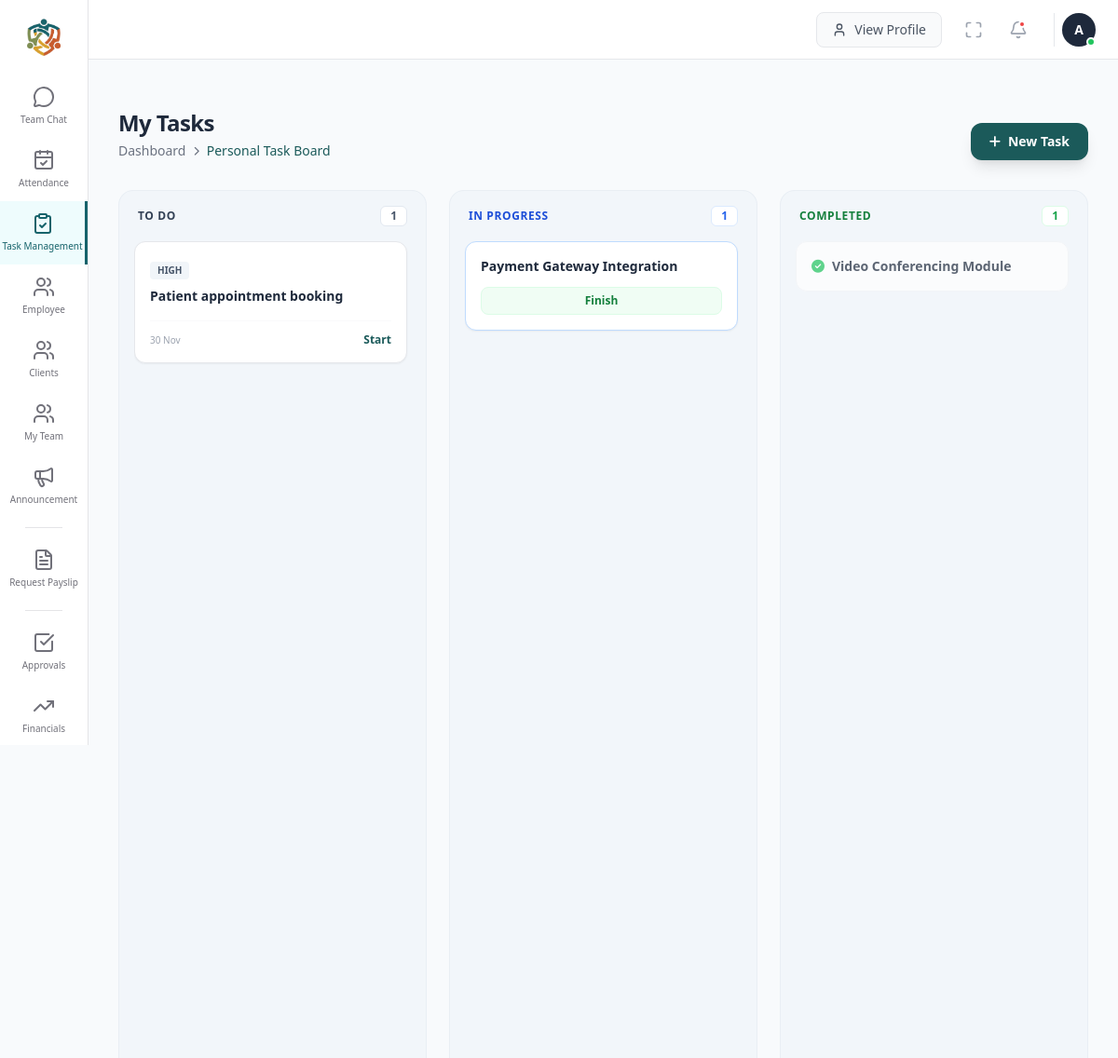
Screenshot of /self_task.php (signed in) with the database file from the repository.
### tables this page shows
CREATE TABLE `personal_taskboard` (
  `id` int(11) NOT NULL,
  `user_id` int(11) NOT NULL,
  `title` varchar(255) NOT NULL,
  `priority` enum('Low','Medium','High') DEFAULT 'Medium',
  `due_date` date NOT NULL,
  `description` text DEFAULT NULL,
  `status` enum('todo','inprogress','completed') DEFAULT 'todo',
  `created_at` timestamp NULL DEFAULT current_timestamp()
);

### self_task.php (the view, shortened to what this page needs)
<?php
if (!isset($_SESSION['user_id'])) {
    $current_user_id = isset($_SESSION['id']) ? $_SESSION['id'] : null;
    if(!$current_user_id) {
        header("Location: index.php");
        exit();
    }
} else {
    $current_user_id = $_SESSION['user_id'];
}
$tasks_result = $conn->query("SELECT * FROM personal_taskboard WHERE user_id = $current_user_id ORDER BY created_at DESC");
$tasks = ['todo' => [], 'inprogress' => [], 'completed' => []];
if($tasks_result) {
    while($row = $tasks_result->fetch_assoc()) {
        $tasks[$row['status']][] = $row;
    }
}
?>
<!DOCTYPE html>
<html lang="en">
<head>
    <script src="https://cdn.tailwindcss.com"></script>
    <link rel="stylesheet" href="https://cdnjs.cloudflare.com/ajax/libs/font-awesome/6.4.0/css/all.min.css">
</head>
<body class="bg-slate-50 text-slate-800">
    <?php
    include_once('sidebars.php');
    include_once('header.php');
    ?>
    <div id="mainContent" class="p-8 min-h-screen">
        <div class="flex justify-between items-end mb-8">
            <div>
                <h1 class="text-2xl font-bold text-slate-800 tracking-tight">My Tasks</h1>
                <nav class="flex text-sm text-gray-500 mt-1 gap-2 items-center">
                    <span>Dashboard</span>
                    <i class="fa-solid fa-chevron-right text-[10px]"></i>
                    <span class="text-primary font-medium">Personal Task Board</span>
                </nav>
            </div>
            <button onclick="openModal('addTaskModal')" class="bg-primary hover:bg-primaryDark text-white px-5 py-2.5 rounded-xl text-sm font-semibold shadow-lg flex items-center gap-2 transform active:scale-95">
                <i class="fas fa-plus"></i> New Task
            </button>
        </div>
        <div class="grid grid-cols-1 md:grid-cols-3 gap-6 items-start h-[calc(100vh-180px)]">
            <div class="bg-slate-100/80 rounded-2xl p-4 h-full flex flex-col border border-slate-200/60" id="todo-col">
                <div class="flex justify-between items-center mb-4 px-1">
                    <h3 class="font-bold text-slate-700 uppercase text-xs tracking-wider flex items-center gap-2">To Do</h3>
                    <span class="bg-white text-slate-600 px-2.5 py-0.5 rounded-md text-xs font-bold border border-slate-200"><?php echo count($tasks['todo']); ?></span>
                </div>
                <div class="overflow-y-auto flex-1 task-col-scroll pr-1 space-y-3">
                    <?php foreach($tasks['todo'] as $t): ?>
                    <div class="bg-white p-4 rounded-xl border border-gray-200 shadow-sm hover:border-primary/50 transition-all">
                        <span class="px-2 py-0.5 rounded text-[10px] font-bold bg-slate-100 text-slate-600 uppercase mb-2 inline-block"><?php echo $t['priority']; ?></span>
                        <h4 class="font-bold text-slate-800 text-sm mb-1"><?php echo htmlspecialchars($t['title']); ?></h4>
                        <div class="pt-3 border-t border-gray-50 flex justify-between items-center">
                            <span class="text-[10px] text-gray-400"><?php echo date('d M', strtotime($t['due_date'])); ?></span>
                            <a href="?update_id=<?php echo $t['id']; ?>&new_status=inprogress" class="text-xs font-bold text-primary hover:underline">Start</a>
                        </div>
                    </div>
                    <?php endforeach; ?>
                </div>
            </div>
            <div class="bg-slate-100/80 rounded-2xl p-4 h-full flex flex-col border border-slate-200/60" id="inprogress-col">
                <div class="flex justify-between items-center mb-4 px-1">
                    <h3 class="font-bold text-blue-700 uppercase text-xs tracking-wider">In Progress</h3>
                    <span class="bg-white text-blue-600 px-2.5 py-0.5 rounded-md text-xs font-bold border border-blue-100"><?php echo count($tasks['inprogress']); ?></span>
                </div>
                <div class="overflow-y-auto flex-1 task-col-scroll pr-1 space-y-3">
                    <?php foreach($tasks['inprogress'] as $t): ?>
                    <div class="bg-white p-4 rounded-xl border border-blue-200 shadow-sm">
                        <h4 class="font-bold text-slate-800 text-sm mb-1"><?php echo htmlspecialchars($t['title']); ?></h4>
                        <a href="?update_id=<?php echo $t['id']; ?>&new_status=completed" class="block w-full text-center mt-3 py-1.5 rounded-lg bg-green-50 text-green-700 text-xs font-bold border border-green-100 hover:bg-green-600 hover:text-white transition-all">Finish</a>
                    </div>
                    <?php endforeach; ?>
                </div>
            </div>
            <div class="bg-slate-100/80 rounded-2xl p-4 h-full flex flex-col border border-slate-200/60" id="completed-col">
                <div class="flex justify-between items-center mb-4 px-1">
                    <h3 class="font-bold text-green-700 uppercase text-xs tracking-wider">Completed</h3>
                    <span class="bg-white text-green-600 px-2.5 py-0.5 rounded-md text-xs font-bold border border-green-100"><?php echo count($tasks['completed']); ?></span>
                </div>
                <div class="overflow-y-auto flex-1 task-col-scroll pr-1 space-y-3">
                    <?php foreach($tasks['completed'] as $t): ?>
                    <div class="bg-white p-4 rounded-xl border border-gray-100 opacity-70">
                        <h4 class="font-bold text-slate-800 text-sm flex items-center gap-2">
                            <i class="fas fa-check-circle text-green-500"></i> <?php echo htmlspecialchars($t['title']); ?>
                        </h4>
                    </div>
                    <?php endforeach; ?>
                </div>
            </div>
        </div>
    </div>
</body>
</html>

### self_task.php (style rules this page uses)
#mainContent { margin-left: 95px; width: calc(100% - 95px); transition: all 0.3s ease; }

### sidebars.php (style rules this page uses)
:root { --primary-sidebar-width: 95px; --secondary-sidebar-width: 220px; --active-bg: #f4f4f5; --border-color: #e4e4e7; --text-muted: #71717a; }

### rows the page displays
personal_taskboard: priority "HIGH", title "Patient appointment booking", due_date "30 Nov"
personal_taskboard: title "Payment Gateway Integration"
personal_taskboard: title "Video Conferencing Module"

### other values shown
$item['name'] "Team Chat"
$item['name'] "Attendance"
$item['name'] "Task Management"
$item['name'] "Employee"
$item['name'] "Clients"
$item['name'] "My Team"
$item['name'] "Announcement"
$item['name'] "Request Payslip"
$item['name'] "Approvals"
$item['name'] "Financials"
substr($display_name, 0, 1) "A"
count($tasks['todo']) "1"
count($tasks['inprogress']) "1"
count($tasks['completed']) "1"
